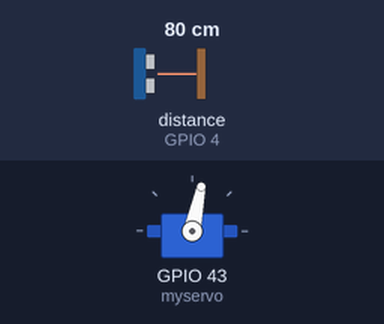
Simulated run of this sketch. Board: ESP32. Parts: servo. Wiring (inferred from the names in the program): ultrasonic range finder: trigger GPIO 3; echo GPIO 4. The test bench sets the inputs (shaded band); at power-on: distance to the obstacle (sensor on GPIO 4) 80 cm. The echo pulse lasts 58.3 µs per cm; what the sketch prints to the serial monitor is not drawn.

Above: at 2.2 s.
2.3 s: distance to the obstacle (sensor on GPIO 4) set to 2 cm
At 2.65 s:
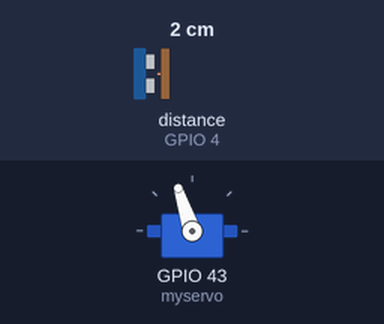
8.4 s: distance to the obstacle (sensor on GPIO 4) set to 9 cm
At 8.65 s:
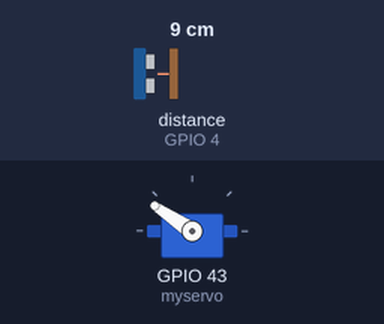
14.5 s: distance to the obstacle (sensor on GPIO 4) set to 120 cm
At 14.65 s:
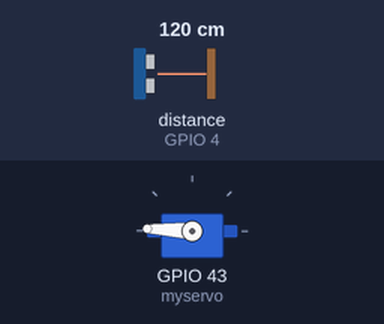
Timing chart, 0 to 26.6 s (numbered marks = the images above; inputs shaded):
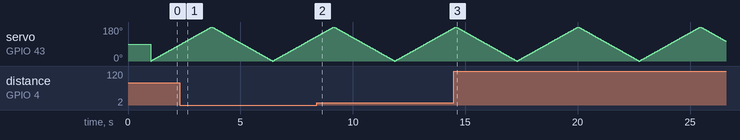

The sketch:

hello.ino
```cpp
//Largely a fusion of labs 2 and 3.
//Servo is functioning correctly, ultrasonic is having issues due to hardware.
//No syntax errors in Arduino IDE

#include <ESP32Servo.h>

const int TRIG_PIN = D2;
const int ECHO_PIN = D3;

Servo myservo;  // create servo object to control a servo
// twelve servo objects can be created on most boards

int pos = 0;    // variable to store the servo position
// Anything over 400 cm (23200 us pulse) is "out of range"
const unsigned int MAX_DIST = 23200;

void setup() {

  // The Trigger pin will tell the sensor to range find
  pinMode(TRIG_PIN, OUTPUT);
  digitalWrite(TRIG_PIN, LOW);

  //Set Echo pin as input to measure the duration of
  //pulses coming back from the distance sensor
  pinMode(ECHO_PIN, INPUT);
  myservo.attach(D6);

  // We'll use the serial monitor to view the sensor output
  Serial.begin(115200);
  delay(1000);
  Serial.println("Test Setup");
}

int ping_cm(){
  unsigned long l_t1;
  unsigned long l_t2;
  unsigned long l_pulse_width_us;
  digitalWrite(TRIG_PIN, HIGH);
  delayMicroseconds(10);
  digitalWrite(TRIG_PIN, LOW);
  Serial.println("Test Function");
  // Waits several secodns for pulse, if not one, returns -1
  //Currently gets stuck here; this indicates error output.
  unsigned long timeout = micros();
  while (digitalRead(ECHO_PIN) == 0) {
    if (micros() - timeout > 30000) {return -1;}
  // Measure how long the echo pin was held high (pulse width)
  // Note: the micros() counter will overflow after ~70 min
  l_t1 = micros();}
  while ( digitalRead(ECHO_PIN) == 1);
  l_t2 = micros();
  //Test that code arrived here
  Serial.println("Test Function 2");
  l_pulse_width_us = l_t2 - l_t1;
  if (l_pulse_width_us > MAX_DIST){
    return -1.0;
  }
  else {
  return l_pulse_width_us;
  }
}

void loop() {
  Serial.println("Test Loop");
  unsigned long pulse_width_us;
  float cm;

  pulse_width_us = ping_cm();
  Serial.println("Test CM");
  // Calculate distance in centimeters. The constants
  // are found in the datasheet, and calculated from the assumed speed
  //of sound in air at sea level (~340 m/s).
  cm = pulse_width_us / 58.0;

  // Print out results
  if (cm<0) {
    Serial.println("Out of range");
  } else {
    Serial.print(cm);
    Serial.print(" cm \t");
  }

  //Servo correctly swivels 180-0
  for (pos = 0; pos <= 180; pos += 1) { // goes from 0 degrees to 180 degrees
    // in steps of 1 degree
    myservo.write(pos);              // tell servo to go to position in variable 'pos'
    delay(15);                       // waits 15ms for the servo to reach the position
  }
  for (pos = 180; pos >= 0; pos -= 1) { // goes from 180 degrees to 0 degrees
    myservo.write(pos);              // tell servo to go to position in variable 'pos'
    delay(15);                       // waits 15ms for the servo to reach the position
  }
  //Add in depending on needed speed
  //delay(60);
}
```
